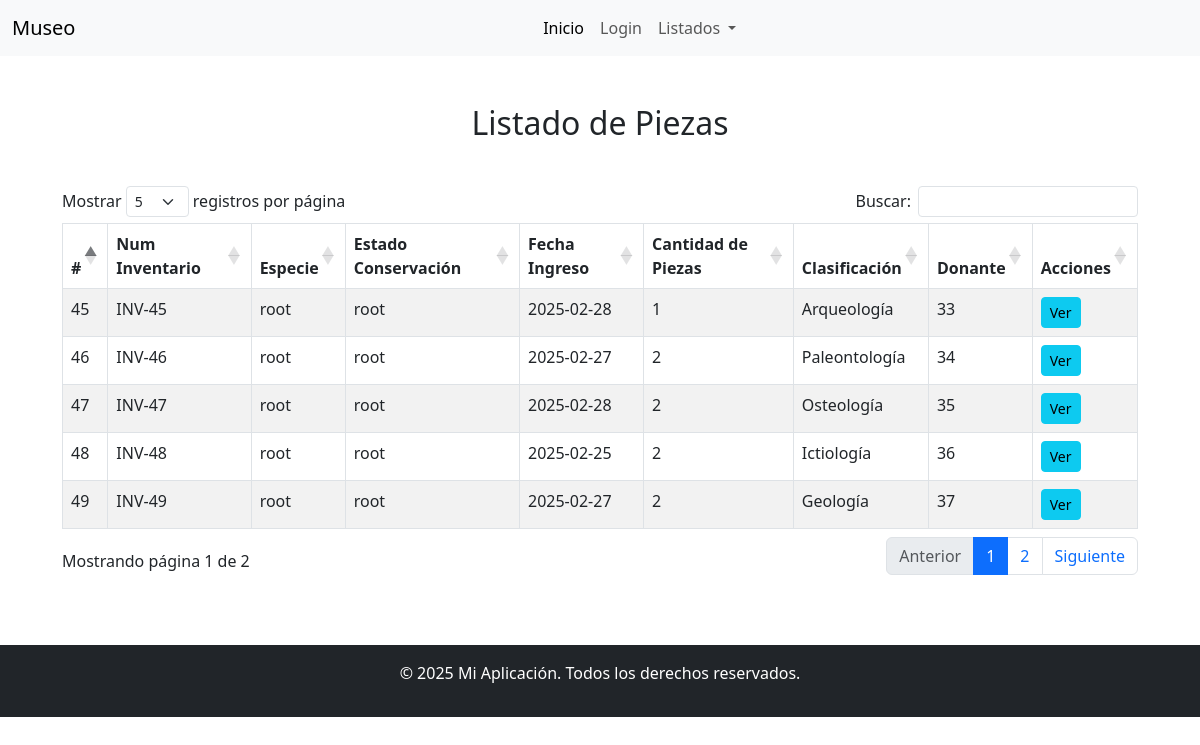
Screenshot of /listados.php with the database file from the repository.
### tables this page shows
CREATE TABLE `pieza` (
  `idPieza` int(11) NOT NULL,
  `num_inventario` varchar(255) DEFAULT NULL,
  `especie` varchar(255) DEFAULT NULL,
  `estado_conservacion` varchar(255) DEFAULT NULL,
  `fecha_ingreso` date DEFAULT NULL,
  `cantidad_de_piezas` varchar(255) DEFAULT NULL,
  `clasificacion` varchar(255) DEFAULT NULL,
  `observacion` varchar(255) DEFAULT NULL,
  `imagen` varchar(255) DEFAULT NULL,
  `Donante_idDonante` int(11) NOT NULL
);

### listados.php (the view, shortened to what this page needs)
<?php
require_once 'bd.php';
$sql = "SELECT idPieza, num_inventario, especie, estado_conservacion, fecha_ingreso, cantidad_de_piezas, clasificacion, observacion, imagen, Donante_idDonante FROM pieza";
$stmt = $pdo->query($sql);
$rows = $stmt->fetchAll();
?>
<!DOCTYPE html>
<html lang="es">
<head>
    <link rel="stylesheet" href="https://cdn.jsdelivr.net/npm/bootstrap@5.3.0/dist/css/bootstrap.min.css">
    <link rel="stylesheet" href="https://cdn.jsdelivr.net/npm/datatables.net-bs5@1.11.3/css/dataTables.bootstrap5.min.css">
</head>
<body>
<?php include("./includes/navbar.php"); ?>
<div class="container mt-5">
    <h2 class="text-center mb-4">Listado de Piezas</h2>
    <div class="table-responsive">
        <table id="dataTable" class="table table-striped table-bordered" cellspacing="0" width="100%">
            <thead>
                <tr>
                    <th>#</th>
                    <th>Num Inventario</th>
                    <th>Especie</th>
                    <th>Estado Conservación</th>
                    <th>Fecha Ingreso</th>
                    <th>Cantidad de Piezas</th>
                    <th>Clasificación</th>
                    <th>Donante</th>
                    <th>Acciones</th>
                </tr>
            </thead>
            <tbody>
                <?php foreach ($rows as $row): ?>
                <tr>
                    <td><?php echo $row['idPieza']; ?></td>
                    <td><?php echo $row['num_inventario']; ?></td>
                    <td><?php echo $row['especie']; ?></td>
                    <td><?php echo $row['estado_conservacion']; ?></td>
                    <td><?php echo $row['fecha_ingreso']; ?></td>
                    <td><?php echo $row['cantidad_de_piezas']; ?></td>
                    <td><?php echo $row['clasificacion']; ?></td>
                    <td><?php echo $row['Donante_idDonante']; ?></td>
                    <td>
                        <a href="ver.php?id=<?php echo $row['idPieza']; ?>&clasificacion=<?php echo $row['clasificacion']; ?>" class="btn btn-info btn-sm">Ver</a>
                    </td>
                </tr>
                <?php endforeach; ?>
            </tbody>
        </table>
    </div>
</div>
<?php include("./includes/footer.php"); ?>
</body>
</html>

### listados.php (style rules this page uses)
.table-responsive { margin-top: 20px; }

### rows the page displays
pieza: idPieza "45", num_inventario "INV-45", especie "root", estado_conservacion "root", fecha_ingreso "2025-02-28", cantidad_de_piezas "1", clasificacion "Arqueología", Donante_idDonante "33"
pieza: idPieza "46", num_inventario "INV-46", especie "root", estado_conservacion "root", fecha_ingreso "2025-02-27", cantidad_de_piezas "2", clasificacion "Paleontología", Donante_idDonante "34"
pieza: idPieza "47", num_inventario "INV-47", especie "root", estado_conservacion "root", fecha_ingreso "2025-02-28", cantidad_de_piezas "2", clasificacion "Osteología", Donante_idDonante "35"
pieza: idPieza "48", num_inventario "INV-48", especie "root", estado_conservacion "root", fecha_ingreso "2025-02-25", cantidad_de_piezas "2", clasificacion "Ictiología", Donante_idDonante "36"
pieza: idPieza "49", num_inventario "INV-49", especie "root", estado_conservacion "root", fecha_ingreso "2025-02-27", cantidad_de_piezas "2", clasificacion "Geología", Donante_idDonante "37"
